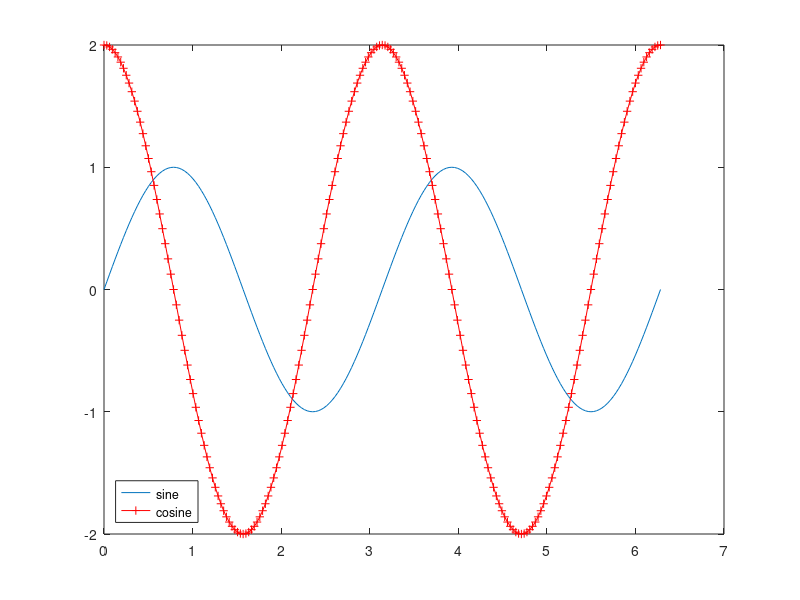

The MATLAB source for this figure:
clc
clear
close all
x=0:pi/100:2*pi;
y1=sin(2*x);
y2=2*cos(2*x);
%plot(x,y1);
%hold on
%plot(x,y2);
%the second way for multipleplot:
plot(x,y1,x,y2,'r+-')
legend('sine','cosine','location','southwest')
